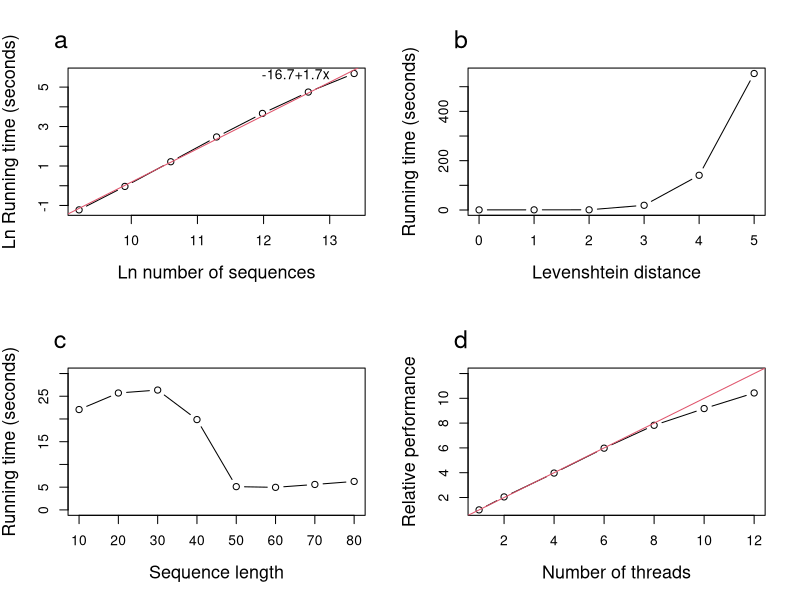

Reproduce this figure in R.
# Data
X1 = c(0,1,2,3,4,5)
Y1 = c(0.465, 0.631, 0.776, 19.072, 2*60+20.767, 9*60+13.506)
X2 = 10000*c(1,2,4,8,16,32,64)
Y2 =c(0.294, 0.966, 3.374, 11.849, 39.074, 60+55.348, 4*60+55.366)
X3 = c(1,2,4,6,8,10,12)
Y3 = c(8*60+52, 4*60+20, 2*60+14, 1*60+29, 1*60+8, 58, 51)
X4 = 10*c(1,2,3,4,5,6,7,8)
Y4 = c(22.072, 25.714, 26.361, 19.865, 5.114, 4.959, 5.591, 6.257)
# Plot
pdf("/mnt/shared/src/C/starcode/doc/scalability.pdf")
par(mfrow=c(2,2))
plot(log(X2),log(Y2), type='b', xlab="Ln number of sequences", ylab="Ln Running time (seconds)", cex.lab=1.3)
abline(lm(log(Y2)~log(X2)), col=2)
text(x=13, y=5.65, "-16.7+1.7x", adj=1)
mtext("a", adj=-.05, cex=1.5, line=1)
plot(X1,Y1, type='b', xlab="Levenshtein distance", ylab="Running time (seconds)", cex.lab=1.3)
mtext("b", adj=-.05, cex=1.5, line=1)
plot(X4,Y4, type='b', ylim=c(0,30), xlab="Sequence length", ylab="Running time (seconds)", cex.lab=1.3)
mtext("c", adj=-.05, cex=1.5, line=1)
plot(X3,Y3[1]/Y3, type='b', ylim=c(1,12), xlim=c(1,12), xlab="Number of threads", ylab="Relative performance", cex.lab=1.3)
abline(0,1, col=2)
mtext("d", adj=-.05, cex=1.5, line=1)
dev.off()

